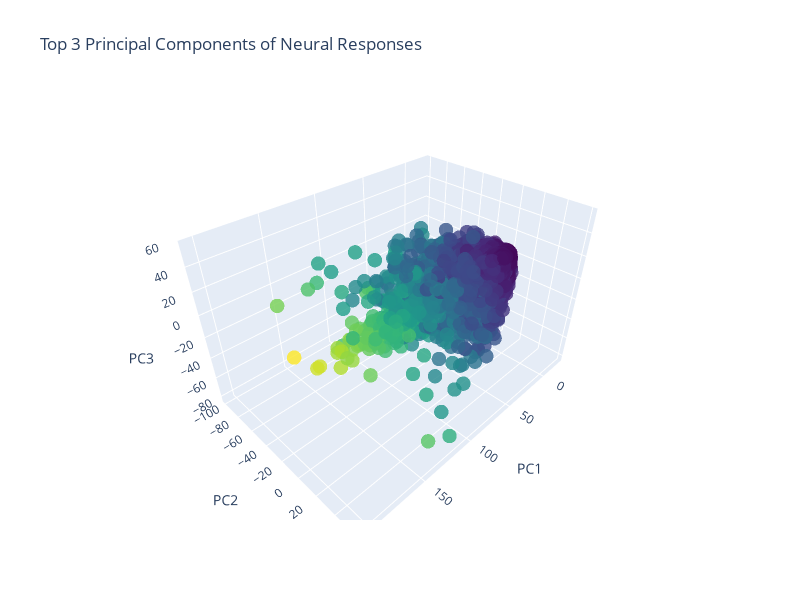

The notebook cell saved with this chart:
### Code cell
import numpy as np
import plotly.graph_objects as go

# Assume A is your neuron x stimulus response matrix
# A = np.load("your_data.npy")

# Step 1: Mean center the data
A_centered = A - A.mean(axis=0)

# Step 2: Compute SVD
U, S, Vt = np.linalg.svd(A_centered, full_matrices=False)

# Step 3: Project neurons onto top 3 principal components
A_proj = U[:, :3] * S[:3]  # shape (n_neurons, 3)

# Step 4: Create interactive 3D scatter plot with Plotly
fig = go.Figure(data=[go.Scatter3d(
    x=A_proj[:, 0],
    y=A_proj[:, 1],
    z=A_proj[:, 2],
    mode='markers',
    marker=dict(
        size=5,
        color=A_proj[:, 0],  # Can change to another value
        colorscale='Viridis',
        opacity=0.8
    ),
    text=[f"Neuron {i}" for i in range(A_proj.shape[0])]
)])

fig.update_layout(
    title="Top 3 Principal Components of Neural Responses",
    scene=dict(
        xaxis_title="PC1",
        yaxis_title="PC2",
        zaxis_title="PC3"
    ),
    width=800,
    height=600
)

fig.show()

### Figure 1 — Plotly figure (JSON) as saved in the notebook; plotly's stock layout.template omitted (floating-point values rounded to 4 significant figures; data arrays with more than 128 entries replaced by an {"elided": "..."} marker saying what was removed)
{"data": [{"marker": {"color": {"elided": "39209 float values"}, "colorscale": [[0, "#440154"], [0.1111, "#482878"], [0.2222, "#3e4989"], [0.3333, "#31688e"], [0.4444, "#26828e"], [0.5556, "#1f9e89"], [0.6667, "#35b779"], [0.7778, "#6ece58"], [0.8889, "#b5de2b"], [1, "#fde725"]], "opacity": 0.8, "size": 5}, "mode": "markers", "text": {"elided": "39209 str values"}, "type": "scatter3d", "x": {"elided": "39209 float values"}, "y": {"elided": "39209 float values"}, "z": {"elided": "39209 float values"}}], "layout": {"height": 600, "scene": {"xaxis": {"title": {"text": "PC1"}}, "yaxis": {"title": {"text": "PC2"}}, "zaxis": {"title": {"text": "PC3"}}}, "title": {"text": "Top 3 Principal Components of Neural Responses"}, "width": 800}}
